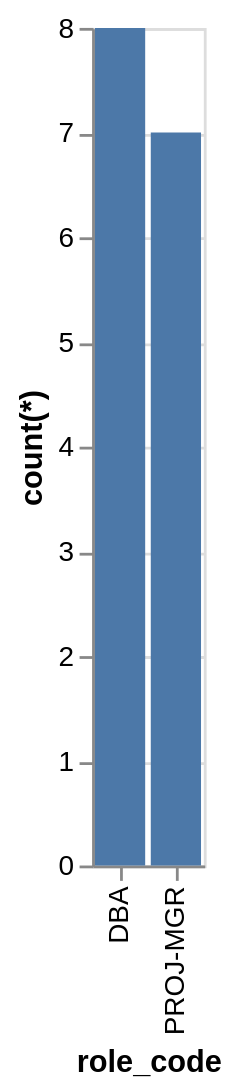

Write a Vega-Lite specification for this figure.
### Vega-Lite specification from a JSON file in a GitHub repository (floating-point values rounded to 4 significant figures)
{"data": {"values": [{"x_data": "DBA", "y_data": 8}, {"x_data": "PROJ-MGR", "y_data": 7}]}, "mark": "bar", "encoding": {"x": {"field": "x_data", "type": "nominal", "title": "role_code", "sort": {"op": "sum", "field": "y_data", "order": "descending"}}, "y": {"field": "y_data", "type": "quantitative", "title": "count(*)"}}}
